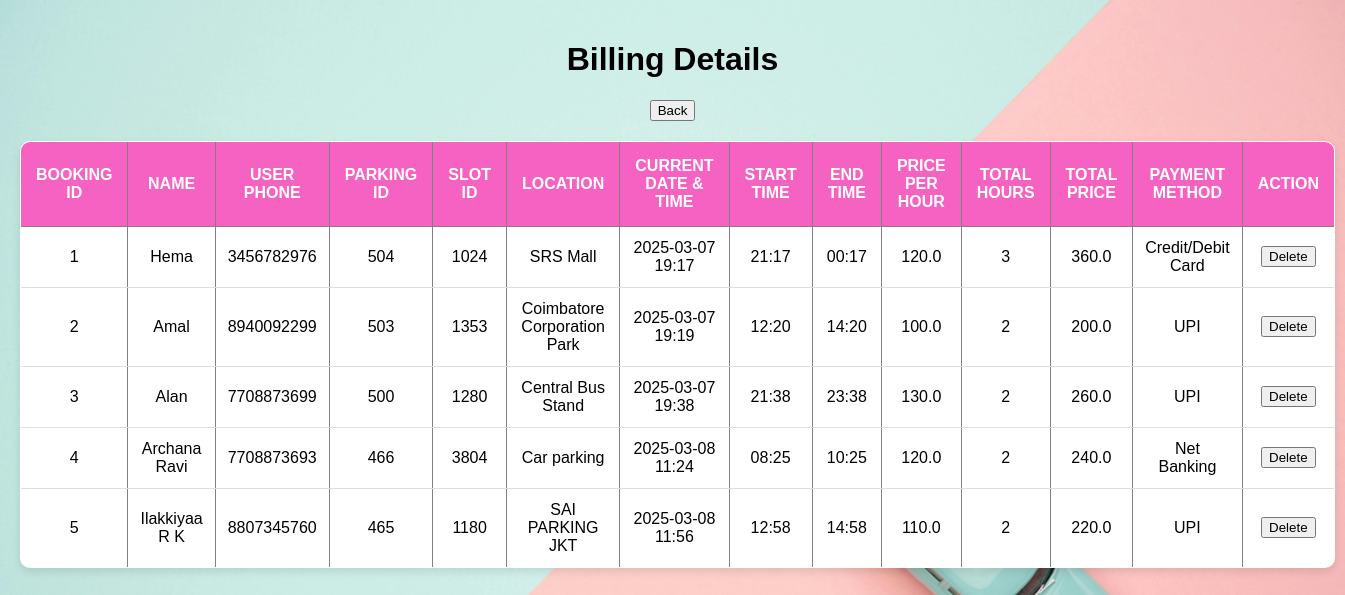
The app's page /view_bills with its own data.
### tables this page shows
CREATE TABLE bookings1 (
        id INTEGER PRIMARY KEY AUTOINCREMENT,
        user_name TEXT NOT NULL,
        user_phone TEXT NOT NULL,
        parking_id INTEGER NOT NULL,
        slot_id INTEGER NOT NULL,
        parking_name TEXT NOT NULL,
        current_datetime_display TEXT DEFAULT (datetime('now', 'localtime')),  -- Stores the current booking timestamp
        start_time TEXT NOT NULL,  -- User-selected start time
        end_time TEXT NOT NULL,  -- Calculated end time (start_time + duration)
        price_per_hour REAL NOT NULL,
        duration INTEGER NOT NULL,
        total_price REAL NOT NULL,
        payment_method TEXT NOT NULL
        
    );

### app.py (the view)
@app.route('/view_bills')
def view_bills():
    conn = sqlite3.connect('gps_data.db')
    cursor = conn.cursor()
    cursor.execute("SELECT * FROM bookings1")
    bills = cursor.fetchall()
    conn.close()
    return render_template('view_bills.html', bills=bills)

### templates/view_bills.html (shortened to what this page needs)
<!DOCTYPE html>
<html lang="en">
<head>
</head>
<body>
    <h1>Billing Details</h1>
    <table border="1">
        <tr>
            <th>Booking ID</th>
            <th>Name</th>
            <th>User Phone</th>
            <th>Parking ID</th>
            <th>Slot ID</th>
            <th>Location</th>
            <th>Current Date & Time</th>
            <th>Start Time</th>
            <th>End Time</th>
            <th>Price Per Hour</th>
            <th>Total hours</th>
            <th>Total Price</th>
            <th>Payment Method</th>
            <th>Action</th>
        </tr>
        {% for bill in bills %}
        <tr>
            <td>{{ bill[0] }}</td>
            <td>{{ bill[1] }}</td>
            <td>{{ bill[2] }}</td>
            <td>{{ bill[3] }}</td>
            <td>{{ bill[4] }}</td>
            <td>{{ bill[5] }}</td>
            <td>{{ bill[6] }}</td>
            <td>{{ bill[7] }}</td>
            <td>{{ bill[8] }}</td>
            <td>{{ bill[9] }}</td>
            <td>{{ bill[10] }}</td>
            <td>{{ bill[11] }}</td>
            <td>{{ bill[12]  }}</td>
            <td>
                <form action="{{ url_for('delete_bill', bill_id=bill[0]) }}" method="POST">
                    <button type="submit" onclick="return confirm('Are you sure you want to delete this bill?')">Delete</button>
                </form>
            </td>
        </tr>
        {% endfor %}
        <form action="/adashboard">
            <button type="submit">Back</button>
        </form>
    </table>
</body>
</html>

### templates/view_bills.html (style rules this page uses)
body { font-family: "Poppins", sans-serif; background: linear-gradient(to right, #f8f9fa, #e9ecef); margin: 0; padding: 20px; text-align: center; }
table { width: 80%; margin: 20px auto; border-collapse: collapse; background: white; box-shadow: 0 4px 8px rgba(0, 0, 0, 0.1); border-radius: 10px; overflow: hidden; }
th { background: #f33bb3cc; color: white; padding: 15px; text-transform: uppercase; }
td { padding: 12px; border-bottom: 1px solid #ddd; text-align: center; }

### records on screen
bookings1: id "1", user_name "Hema", user_phone "3456782976", parking "504", slot "1024", parking_name "SRS Mall", current_datetime_display "2025-03-07 19:17", start_time "21:17", end_time "00:17", price_per_hour "120.0", duration "3", total_price "360.0", payment_method "Credit/Debit Card"
bookings1: id "2", user_name "Amal", user_phone "8940092299", parking "503", slot "1353", parking_name "Coimbatore Corporation Park", current_datetime_display "2025-03-07 19:19", start_time "12:20", end_time "14:20", price_per_hour "100.0", duration "2", total_price "200.0", payment_method "UPI"
bookings1: id "3", user_name "Alan", user_phone "7708873699", parking "500", slot "1280", parking_name "Central Bus Stand", current_datetime_display "2025-03-07 19:38", start_time "21:38", end_time "23:38", price_per_hour "130.0", duration "2", total_price "260.0", payment_method "UPI"
bookings1: id "4", user_name "Archana Ravi", user_phone "7708873693", parking "466", slot "3804", parking_name "Car parking", current_datetime_display "2025-03-08 11:24", start_time "08:25", end_time "10:25", price_per_hour "120.0", duration "2", total_price "240.0", payment_method "Net Banking"
bookings1: id "5", user_name "Ilakkiyaa R K", user_phone "8807345760", parking "465", slot "1180", parking_name "SAI PARKING JKT", current_datetime_display "2025-03-08 11:56", start_time "12:58", end_time "14:58", price_per_hour "110.0", duration "2", total_price "220.0", payment_method "UPI"
